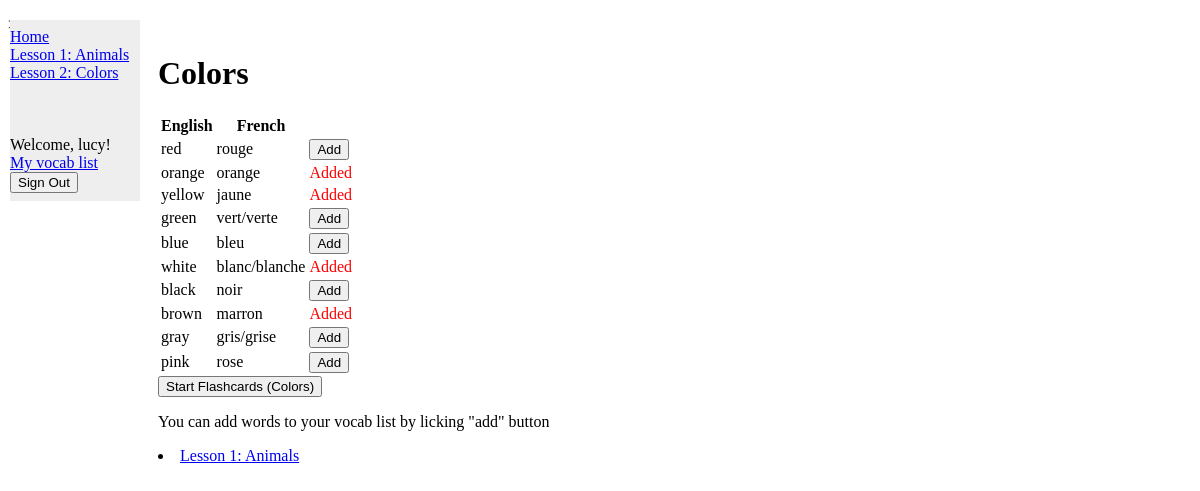
Page /colors/ (signed in) on the committed database.
### vocab/models.py (models this page shows, shortened)
class Colors(models.Model):
    english_word = models.CharField(max_length=100)
    french_translation = models.CharField(max_length=100)

### vocab/views.py (the view)
# urls.py: path('colors/', views.colors, name='colors'),
def colors(request):
    vocabulary_items = Colors.objects.all()
    user_vocabulary_words = get_user_vocabulary_words(request.user)
    return render(request, 'vocab/colors.html', {'vocabulary_items': vocabulary_items, 'user_vocabulary_words': user_vocabulary_words})

### vocab/views.py (called while the page is built)
def get_user_vocabulary_words(user):
    if user.is_authenticated:
        user_vocabulary, created = UserVocabulary.objects.get_or_create(user=user)
        return list(user_vocabulary.colors.all()) + list(user_vocabulary.animals.all())
    else:
        return []

### vocab/templates/vocab/colors.html (shortened to what this page needs)
{% extends "base.html" %}
{% block content %}
            <h1>Colors</h1>
            <table>
                <tr>
                    <th>English</th>
                    <th>French</th>
                    <th> </th>
                </tr>
                {% for item in vocabulary_items %}
                    <tr>
                        <td>{{ item.english_word }}</td>
                        <td>{{ item.french_translation }}</td>
                        <td>
                            {% if item in user_vocabulary_words %}
                                <span style="color: red;">Added</span>
                            {% else %}
                                {% if user.is_authenticated %}
                                    <form method="post" action="{% url 'add_to_vocab' model_name='colors' word_id=item.id %}">
                                        <button type="submit">Add</button>
                                    </form>
                                {% endif %}
                            {% endif %}
                        </td>
                    </tr>
                {% endfor %}
            </table>
            <form method="post" action="{% url 'flashcard' model_name='colors' %}">
                <button type="submit">Start Flashcards (Colors)</button>
            </form>
            <p>You can add words to your vocab list by licking "add" button</p>
            <li><a href="{% url 'animals' %}">Lesson 1: Animals</a></li>
 {% endblock %}

### vocab/templates/base.html (shortened to what this page needs)
<!DOCTYPE html>
<html>
    <head>
    </head>
    <body>
    {% block sidebar %}
        <ul>
            <div class="sidenav">
                <li><a href="{% url 'index' %}">Home</a></li>
                <li><a href="{% url 'animals' %}">Lesson 1: Animals</a></li>
                <li><a href="{% url 'colors' %}">Lesson 2: Colors</a></li>
                <br/><br/><br/>
                    {% if user.is_authenticated %}
                        Welcome, {{ user.username }}!
                        <li><a href="{% url 'my_vocab_list' %}">My vocab list</a></li>
                        <form action="{% url 'logout' %}" method="post">
                            <input type="submit" value="Sign Out">
                        </form>
                    {% endif %}
                </div>
              </ul>>
              {% endblock %}
            <div class="main">
                {% block content %}{% endblock %}
            </div>
    </body>
</html>

### vocab/templates/base.html (style rules this page uses)
.sidenav { width: 130px; position: fixed; z-index: 1; top: 20px; left: 10px; background: #eee; overflow-x: hidden; padding: 8px 0; }
.main { margin-left: 140px; padding: 0px 10px; }

### rows in the picture
Colors: english_word "red", french_translation "rouge", shows "Add"
Colors: english_word "orange", french_translation "orange", shows "Added"
Colors: english_word "yellow", french_translation "jaune", shows "Added"
Colors: english_word "green", french_translation "vert/verte", shows "Add"
Colors: english_word "blue", french_translation "bleu", shows "Add"
Colors: english_word "white", french_translation "blanc/blanche", shows "Added"
Colors: english_word "black", french_translation "noir", shows "Add"
Colors: english_word "brown", french_translation "marron", shows "Added"
Colors: english_word "gray", french_translation "gris/grise", shows "Add"
Colors: english_word "pink", french_translation "rose", shows "Add"

### other values in the picture
{{ user.username }} "lucy"
